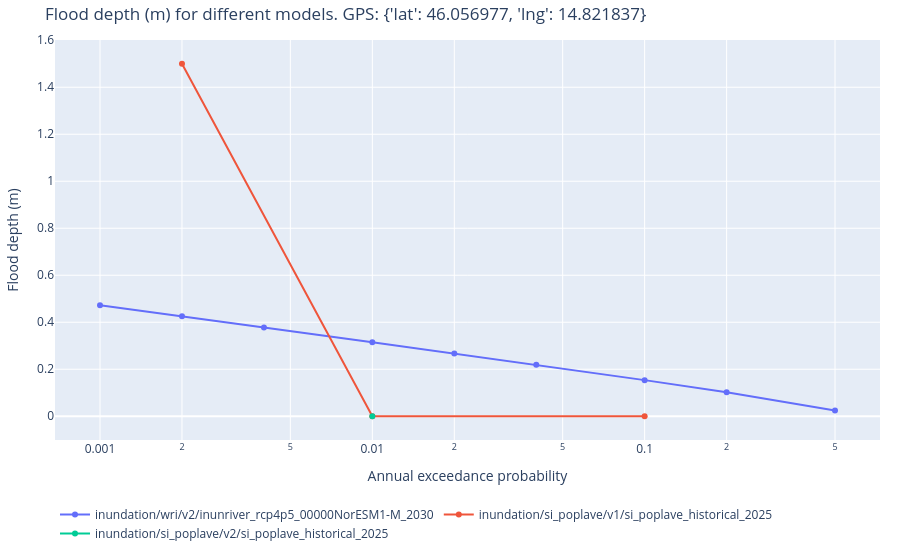

Here is the notebook cell this chart was saved with:
### Code cell
fig = plot_wri_and_si_hazard_data(data, request, x_axis="AEP")
fig.show()

### Figure 1 — Plotly figure (JSON) as saved in the notebook; plotly's stock layout.template omitted (floating-point values rounded to 4 significant figures)
{"data": [{"name": "inundation/wri/v2/inunriver_rcp4p5_00000NorESM1-M_2030", "type": "scatter", "x": [0.5, 0.2, 0.1, 0.04, 0.02, 0.01, 0.004, 0.002, 0.001], "xaxis": "x", "y": [0.02402, 0.1021, 0.1537, 0.2187, 0.2669, 0.3147, 0.3776, 0.425, 0.4724], "yaxis": "y"}, {"name": "inundation/si_poplave/v1/si_poplave_historical_2025", "type": "scatter", "x": [0.1, 0.01, 0.002], "xaxis": "x", "y": [0, 0, 1.5], "yaxis": "y"}, {"name": "inundation/si_poplave/v2/si_poplave_historical_2025", "type": "scatter", "x": [0.01], "xaxis": "x", "y": [0], "yaxis": "y"}], "layout": {"legend": {"orientation": "h", "y": -0.15}, "margin": {"b": 20, "l": 20, "r": 20, "t": 40}, "title": {"text": "Flood depth (m) for different models. GPS: {'lat': 46.056977, 'lng': 14.821837}"}, "xaxis": {"anchor": "y", "domain": [0, 1], "title": {"font": {"size": 14}, "text": "Annual exceedance probability"}, "type": "log"}, "yaxis": {"anchor": "x", "domain": [0, 1], "title": {"font": {"size": 14}, "text": "Flood depth (m)"}}}}
